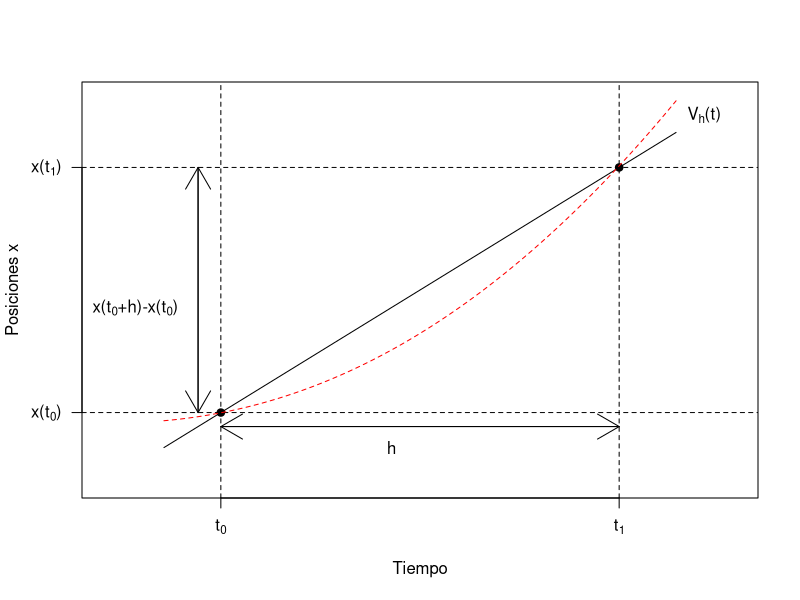

Write R code to recreate this figure.
#Establece los vectores que se usarán para los nombres de los ejes
tiem=c(expression(paste(t[0])),expression(paste(t[1])))
pos=c(expression(paste("x(",t[0],")")),expression(paste("x(",t[1],")")))

png("Graf1.png")

plot(1:10, 1:10, type="l", lty=1, ylab="Posiciones x", xlab="Tiempo",xlim=c(0,11),ylim=c(0,11),yaxt='n',xaxt='n')
axis(side=1,at=c(2,9),labels=tiem)
axis(side=2,at=c(2,9),labels=pos, las=1)
points(2,2,pch=19); points(9,9,pch=19)
abline(h=c(2,9),v=c(2,9),lty=2)
curve((((x^1.14)/15)*x+1.7),from=c(1,1),to=c(10,10),add=TRUE,lty=2,col="red")
text(x=10.5,y=10.5, labels = c(expression(paste(V[h],"(t)"))))
arrows(x0=1.6,y0=2,x1=1.6,y1=9,lty=1)
arrows(x0=1.6,y0=9,x1=1.6,y1=2,lty=1)
text(x=0.5,y=5,labels=c(expression(paste("x(",t[0],"+h)-x(",t[0],")"))))
arrows(x0=2,y0=1.6,x1=9,y1=1.6,lty=1)
arrows(x0=9,y0=1.6,x1=2,y1=1.6,lty=1)
text(x=5,y=1,labels="h")

dev.off()
